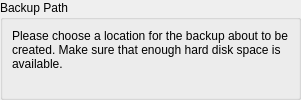
<?xml version="1.0" encoding="UTF-8"?>
<ui version="4.0">
 <class>BackupSettingsPage</class>
 <widget class="QWidget" name="BackupSettingsPage">
  <layout class="QVBoxLayout" name="verticalLayout_2">
   <property name="margin">
    <number>0</number>
   </property>
   <item>
    <widget class="QGroupBox" name="groupBox">
     <property name="title">
      <string>Backup Path</string>
     </property>
     <layout class="QVBoxLayout" name="verticalLayout">
      <item>
       <widget class="QLabel" name="label">
        <property name="text">
         <string extracomment="@info">Please choose a location for the backup about to be created. Make sure that enough hard disk space is available.</string>
        </property>
        <property name="wordWrap">
         <bool>true</bool>
        </property>
       </widget>
      </item>
      <item>
       <widget class="KUrlRequester" name="m_editBackupUrl">
        <property name="mode">
         <set>KFile::File|KFile::LocalOnly</set>
        </property>
       </widget>
      </item>
     </layout>
    </widget>
   </item>
  </layout>
 </widget>
 <customwidgets>
  <customwidget>
   <class>KUrlRequester</class>
   <extends>QFrame</extends>
   <header>kurlrequester.h</header>
  </customwidget>
 </customwidgets>
 <resources/>
 <connections/>
</ui>
